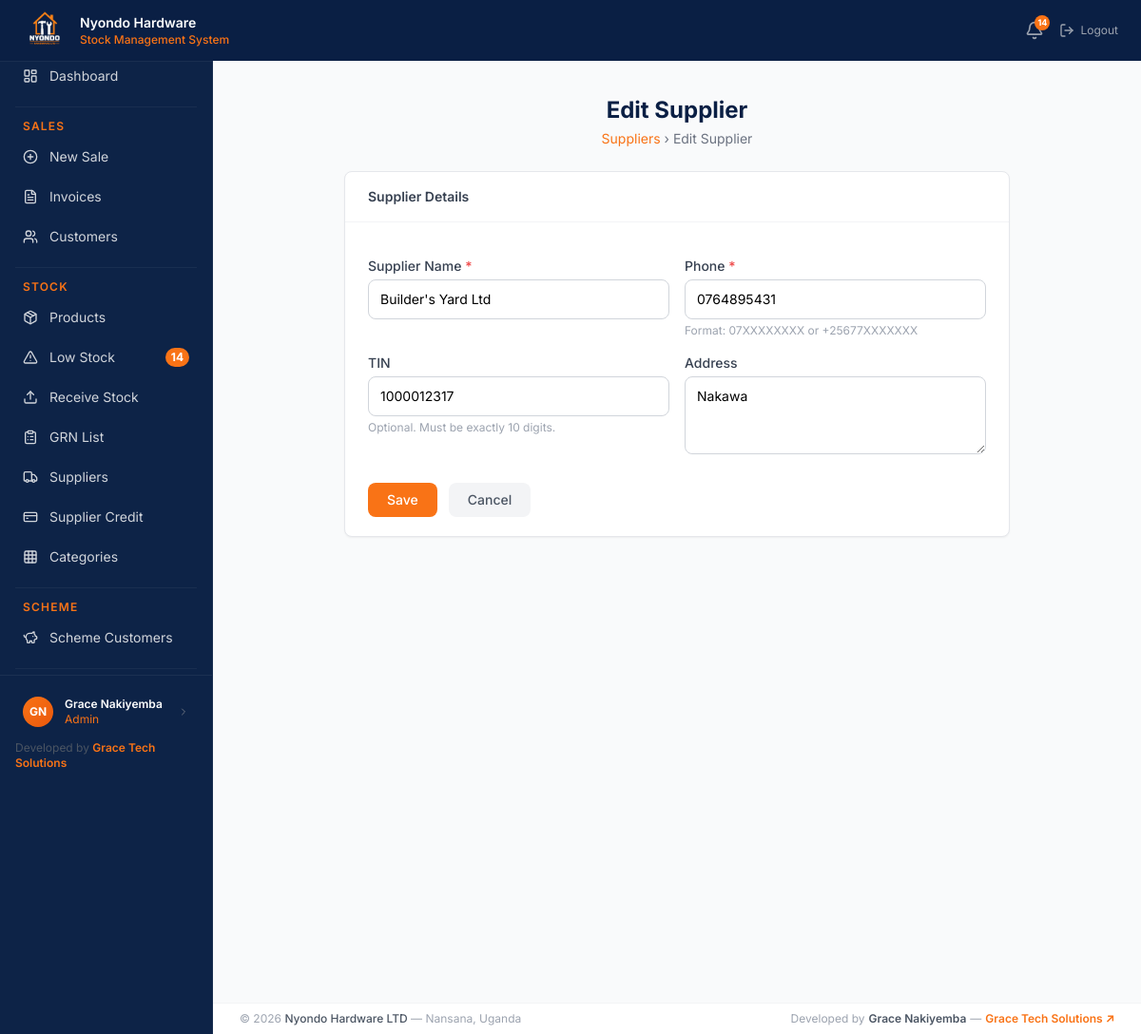
Screenshot of /stock/suppliers/6/edit/ (signed in) with the database file from the repository.
### users/models.py (models this page shows, shortened)
class UserProfile(models.Model):
    ROLE_CHOICES = [
        ('sales_attendant', 'Sales Attendant'),
        ('store_manager',   'Store Manager'),
        ('admin',           'Admin'),
    ]
    user       = models.OneToOneField(User, on_delete=models.CASCADE)
    role       = models.CharField(max_length=20, choices=ROLE_CHOICES, default='sales_attendant')
    phone      = models.CharField(max_length=20)
    avatar     = models.ImageField(upload_to='avatars/', blank=True, null=True)
    is_active  = models.BooleanField(default=True)
    created_at = models.DateTimeField(auto_now_add=True)

### stock/models.py (models this page shows, shortened)
class Supplier(models.Model):
    name       = models.CharField(max_length=100)
    phone      = models.CharField(max_length=20)
    address    = models.TextField()
    tin        = models.CharField(max_length=50, blank=True)
    is_active  = models.BooleanField(default=True)
    created_at = models.DateTimeField(auto_now_add=True)

### users/decorators.py (the view)
    def wrapper(request, *args, **kwargs):
        if not request.user.is_authenticated:
            return redirect('users:login')
        if not hasattr(request.user, 'userprofile'):
            raise PermissionDenied
        if request.user.userprofile.role not in ['store_manager', 'admin']:
            raise PermissionDenied
        return view_func(request, *args, **kwargs)

### stock/forms.py (shortened to what this page needs)
class SupplierForm(forms.ModelForm):
    class Meta:
        model  = Supplier
        fields = ['name', 'phone', 'address', 'tin']
    def __init__(self, *args, **kwargs):
        super().__init__(*args, **kwargs)
        style_fields(self)
        self.fields['name'].widget.attrs['placeholder']    = 'e.g. Tororo Cement Ltd'
        self.fields['phone'].widget.attrs['placeholder']   = '0712345678 or +256712345678'
        self.fields['address'].widget.attrs['placeholder'] = 'Physical address'
        self.fields['tin'].widget.attrs['placeholder']     = '10-digit TIN (optional)'
        self.fields['tin'].required                        = False

### stock/context_processors.py (called while the page is built)
def low_stock_count(request):
    if request.user.is_authenticated:
        try:
            from stock.models import Product
            count = Product.objects.filter(
                is_active=True,
                quantity__lte=F('reorder_level')
            ).count()
            return {'low_stock_count': count}
        except Exception:
            return {'low_stock_count': 0}
    return {'low_stock_count': 0}

### stock/views.py (called while the page is built)
@manager_required
def supplier_update(request, pk):
    supplier = get_object_or_404(Supplier, pk=pk)
    if request.method == 'POST':
        form = SupplierForm(request.POST, instance=supplier)
        if form.is_valid():
            form.save()
            messages.success(request, 'Supplier updated successfully.')
            return redirect('stock:supplier-list')
    else:
        form = SupplierForm(instance=supplier)
    return render(request, 'stock/supplier_form.html', {'form': form, 'title': 'Edit Supplier'})

### templates/stock/supplier_form.html (shortened to what this page needs)
{% extends 'base.html' %}
{% block content %}
<div class="page-header">
    <h1 class="text-2xl font-bold" style="color: #0a1f44;">{{ title }}</h1>
    <p class="text-sm text-gray-500 mt-1">
        <a href="{% url 'stock:supplier-list' %}" class="hover:underline" style="color: #f97316;">
            Suppliers
        </a>
        &rsaquo; {{ title }}
    </p>
</div>
<div class="bg-white rounded-lg shadow-sm border border-gray-200 form-card">
    <div class="px-6 py-4 border-b border-gray-100">
        <h2 class="text-sm font-semibold text-gray-700">Supplier Details</h2>
    </div>
    <form method="POST" class="px-6 py-5 space-y-4">
        <div class="grid grid-cols-2 gap-4">
            <div>
                <label class="block text-sm font-medium text-gray-700 mb-1">
                    Supplier Name <span class="text-red-500">*</span>
                </label>
                {{ form.name }}
            </div>
            <div>
                <label class="block text-sm font-medium text-gray-700 mb-1">
                    Phone <span class="text-red-500">*</span>
                </label>
                {{ form.phone }}
                <p class="text-xs text-gray-400 mt-1">Format: 07XXXXXXXX or +25677XXXXXXX</p>
            </div>
        </div>
        <div class="grid grid-cols-2 gap-4">
            <div>
                <label class="block text-sm font-medium text-gray-700 mb-1">TIN</label>
                {{ form.tin }}
                <p class="text-xs text-gray-400 mt-1">Optional. Must be exactly 10 digits.</p>
            </div>
            <div>
                <label class="block text-sm font-medium text-gray-700 mb-1">Address</label>
                {{ form.address }}
            </div>
        </div>
        <div class="flex gap-3 pt-2">
            <button type="submit"
                    class="px-5 py-2 text-sm font-medium text-white rounded-lg transition"
                    style="background-color: #f97316;">
                Save
            </button>
            <a href="{% url 'stock:supplier-list' %}"
               class="px-5 py-2 text-sm font-medium text-gray-600 bg-gray-100 rounded-lg hover:bg-gray-200 transition">
                Cancel
            </a>
        </div>
    </form>
</div>
{% endblock %}

### templates/base.html (shortened to what this page needs)
{% load static %}
<!doctype html>
<html lang="en">
  <head>
    <script src="https://cdn.tailwindcss.com"></script>
  </head>
  <body class="bg-gray-50">cd
    <nav
      class="fixed top-0 left-0 right-0 z-50 flex items-center justify-between px-6 py-2"
      style="
        background-color: #0a1f44;
        box-shadow: 0 1px 0 rgba(255, 255, 255, 0.05);
      "
    >
      <div class="flex items-center gap-3">
        <div
          class="w-12 h-12 rounded-lg overflow-hidden flex items-center justify-center"
        >
          <img
            src="{% static 'images/logo.png' %}"
            alt="Logo"
            class="w-full h-full object-cover"
          />
        </div>
        <div class="leading-tight">
          <p class="text-white font-semibold text-sm">Nyondo Hardware</p>
          <p class="text-xs font-medium" style="color: #f97316">
            Stock Management System
          </p>
        </div>
      </div>
      <div class="flex items-center gap-4">
        {% if user.is_authenticated %}
        <a
          href="{% url 'stock:low-stock' %}"
          class="relative text-gray-400 hover:text-white transition"
        >
          <i data-lucide="bell" class="w-5 h-5"></i>
          {% if low_stock_count > 0 %}
          <span
            class="absolute -top-1.5 -right-1.5 w-4 h-4 rounded-full flex items-center justify-center font-bold"
            style="background-color: #f97316; color: white; font-size: 9px"
          >
            {{ low_stock_count }}
          </span>
          {% endif %}
        </a>
        <a
          href="{% url 'users:logout' %}"
          class="flex items-center gap-1.5 text-gray-400 hover:text-red-400 text-sm transition"
        >
          <i data-lucide="log-out" class="w-4 h-4"></i>
          <span class="text-xs">Logout</span>
        </a>
        {% else %}
        <a
          href="{% url 'users:login' %}"
          class="text-gray-300 hover:text-white text-sm transition"
          >Login</a
        >
        {% endif %}
      </div>
    </nav>
    <div class="flex pt-12 min-h-screen">
      <aside
        class="fixed top-12 left-0 bottom-0 w-56 flex flex-col"
        style="
          background-color: #0d2347;
          border-right: 1px solid rgba(255, 255, 255, 0.05);
        "
      >
        <div class="sidebar-wrap px-2 py-3">
          <a
            href="{% url 'dashboard:home' %}"
            class="sidebar-link flex items-center gap-3 px-4 py-2.5 text-gray-300 hover:text-white text-sm rounded-lg mb-0.5"
          >
            <i data-lucide="layout-dashboard" class="w-4 h-4 shrink-0"></i>
            <span>Dashboard</span>
          </a>
          {% if user.is_authenticated %} {% with role=user.userprofile.role %}
          {% if role == 'admin' %}
          <div class="mx-2 my-3 border-t border-white border-opacity-5"></div>
          <p
            class="px-4 pb-1 text-xs font-semibold uppercase tracking-widest"
            style="color: #f97316"
          >
            Sales
          </p>
          <a
            href="{% url 'sales:invoice-create' %}"
            class="sidebar-link flex items-center gap-3 px-4 py-2.5 text-gray-300 hover:text-white text-sm rounded-lg mb-0.5"
          >
            <i data-lucide="plus-circle" class="w-4 h-4 shrink-0"></i
            ><span>New Sale</span>
          </a>
          <a
            href="{% url 'sales:invoice-list' %}"
            class="sidebar-link flex items-center gap-3 px-4 py-2.5 text-gray-300 hover:text-white text-sm rounded-lg mb-0.5"
          >
            <i data-lucide="file-text" class="w-4 h-4 shrink-0"></i
            ><span>Invoices</span>
          </a>
          <a
            href="{% url 'sales:customer-list' %}"
            class="sidebar-link flex items-center gap-3 px-4 py-2.5 text-gray-300 hover:text-white text-sm rounded-lg mb-0.5"
          >
            <i data-lucide="users" class="w-4 h-4 shrink-0"></i
            ><span>Customers</span>
          </a>
          <div class="mx-2 my-3 border-t border-white border-opacity-5"></div>
          <p
            class="px-4 pb-1 text-xs font-semibold uppercase tracking-widest"
            style="color: #f97316"
          >
            Stock
          </p>
          <a
            href="{% url 'stock:product-list' %}"
            class="sidebar-link flex items-center gap-3 px-4 py-2.5 text-gray-300 hover:text-white text-sm rounded-lg mb-0.5"
          >
            <i data-lucide="package" class="w-4 h-4 shrink-0"></i
            ><span>Products</span>
          </a>
          <a
            href="{% url 'stock:low-stock' %}"
            class="sidebar-link flex items-center gap-3 px-4 py-2.5 text-gray-300 hover:text-white text-sm rounded-lg mb-0.5"
          >
            <i data-lucide="alert-triangle" class="w-4 h-4 shrink-0"></i>
            <span>Low Stock</span>
            {% if low_stock_count > 0 %}
            <span
              class="ml-auto text-xs px-1.5 py-0.5 rounded-full font-bold"
              style="background-color: #f97316; color: white"
              >{{ low_stock_count }}</span
            >
            {% endif %}
          </a>
          <a
            href="{% url 'stock:receipt-create' %}"
            class="sidebar-link flex items-center gap-3 px-4 py-2.5 text-gray-300 hover:text-white text-sm rounded-lg mb-0.5"
          >
            <i data-lucide="upload" class="w-4 h-4 shrink-0"></i
            ><span>Receive Stock</span>
          </a>
          <a
            href="{% url 'stock:receipt-list' %}"
            class="sidebar-link flex items-center gap-3 px-4 py-2.5 text-gray-300 hover:text-white text-sm rounded-lg mb-0.5"
          >
            <i data-lucide="clipboard-list" class="w-4 h-4 shrink-0"></i
            ><span>GRN List</span>
          </a>
          <a
            href="{% url 'stock:supplier-list' %}"
            class="sidebar-link flex items-center gap-3 px-4 py-2.5 text-gray-300 hover:text-white text-sm rounded-lg mb-0.5"
          >
            <i data-lucide="truck" class="w-4 h-4 shrink-0"></i
            ><span>Suppliers</span>
          </a>
          <a
            href="{% url 'stock:credit-list' %}"
            class="sidebar-link flex items-center gap-3 px-4 py-2.5 text-gray-300 hover:text-white text-sm rounded-lg mb-0.5"
          >
            <i data-lucide="credit-card" class="w-4 h-4 shrink-0"></i
            ><span>Supplier Credit</span>
          </a>
          <a
            href="{% url 'stock:category-list' %}"
            class="sidebar-link flex items-center gap-3 px-4 py-2.5 text-gray-300 hover:text-white text-sm rounded-lg mb-0.5"
          >
            <i data-lucide="grid" class="w-4 h-4 shrink-0"></i
            ><span>Categories</span>
          </a>
          <div class="mx-2 my-3 border-t border-white border-opacity-5"></div>
          <p
            class="px-4 pb-1 text-xs font-semibold uppercase tracking-widest"
            style="color: #f97316"
          >
            Scheme
          </p>
          <a
            href="{% url 'scheme:customer-list' %}"
            class="sidebar-link flex items-center gap-3 px-4 py-2.5 text-gray-300 hover:text-white text-sm rounded-lg mb-0.5"
          >
            <i data-lucide="piggy-bank" class="w-4 h-4 shrink-0"></i
            ><span>Scheme Customers</span>
          </a>
          <div class="mx-2 my-3 border-t border-white border-opacity-5"></div>
          {% endif %} {% endwith %} {% endif %}
        </div>
        {% if user.is_authenticated %}
        <div
          class="px-3 py-3 border-t shrink-0"
          style="border-color: rgba(255, 255, 255, 0.06)"
        >
          <a
            href="{% url 'users:profile' %}"
            class="flex items-center gap-3 rounded-lg px-3 py-2.5 hover:bg-white hover:bg-opacity-5 transition"
          >
            {% if user.userprofile.avatar %}
            <img
              src="{{ user.userprofile.avatar.url }}"
              class="w-8 h-8 rounded-full object-cover shrink-0 border-2"
              style="border-color: #f97316"
            />
            {% else %}
            <div
              class="w-8 h-8 rounded-full flex items-center justify-center text-xs font-bold shrink-0"
              style="
                background: linear-gradient(135deg, #f97316, #ea580c);
                color: white;
              "
            >
              {{ user.first_name|first|upper }}{{ user.last_name|first|upper }}
            </div>
            {% endif %}
            <div class="min-w-0">
              <p class="text-white text-xs font-semibold truncate">
                {{ user.get_full_name }}
              </p>
              <p class="text-xs truncate" style="color: #f97316">
                {{ user.userprofile.get_role_display }}
              </p>
            </div>
            <i
              data-lucide="chevron-right"
              class="w-3 h-3 text-gray-500 ml-auto shrink-0"
            ></i>
          </a>
          <div class="mt-1 px-1">
            <p class="text-xs text-gray-600">
              Developed by
              <a
                href="https://gracetechsolutions.netlify.app/"
                target="_blank"
                class="font-semibold hover:underline"
                style="color: #f97316"
              >
                Grace Tech Solutions
              </a>
            </p>
          </div>
        </div>
        {% endif %}
      </aside>
      <main class="ml-56 flex-1 p-7 pb-16 min-h-screen">
         {% block content %}{% endblock %}
      </main>
    </div>
    <footer
      class="fixed bottom-0 left-56 right-0 px-7 py-2 bg-white border-t border-gray-100"
      style="z-index: 30"
    >
      <div class="flex items-center justify-between">
        <p class="text-xs text-gray-400">
          &copy; 2026
          <span class="font-medium text-gray-600">Nyondo Hardware LTD</span>
          &mdash; Nansana, Uganda
        </p>
        <div class="flex items-center gap-1 text-xs text-gray-400">
          <span>Developed by</span>
          <span class="font-semibold text-gray-600">Grace Nakiyemba</span>
          <span>&mdash;</span>
          <a
            href="https://gracetechsolutions.netlify.app/"
            target="_blank"
            class="font-semibold hover:underline"
            style="color: #f97316"
          >
            Grace Tech Solutions ↗
          </a>
        </div>
      </div>
    </footer>
  </body>
</html>

### templates/base.html (style rules this page uses)
* { font-family: 'Inter', sans-serif; }
.sidebar-link { transition: all 0.15s ease; }
.sidebar-wrap { height: calc(100vh - 48px - 90px); overflow-y: auto; }
.page-header { text-align: center; margin-bottom: 1.5rem; }
.form-card { max-width: 700px; width: 100%; margin-left: auto; margin-right: auto; }

### rows the page displays
Supplier: name "Builder's Yard Ltd", phone "0764895431", tin "1000012317", address "Nakawa"

### other values shown
{{ low_stock_count }} "14"
{{ user.first_name|first|upper }} "G"
{{ user.last_name|first|upper }} "N"
{{ user.get_full_name }} "Grace Nakiyemba"
{{ user.userprofile.get_role_display }} "Admin"
{{ title }} "Edit Supplier"
